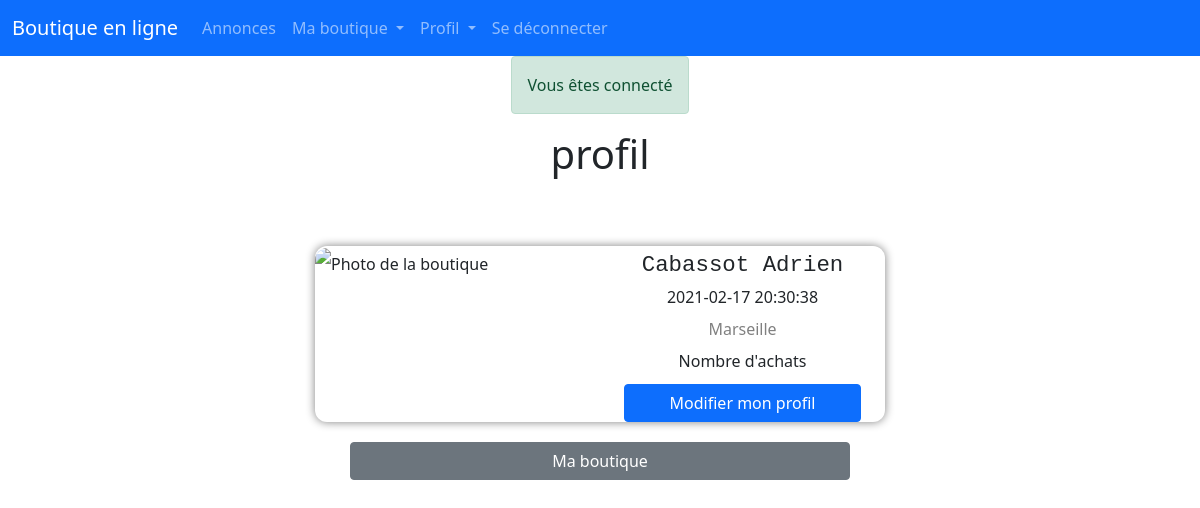
The app's page /userprofil/profil (signed in) with its own data.
### tables this page shows
CREATE TABLE IF NOT EXISTS `user` (
  `id` int(11) NOT NULL AUTO_INCREMENT,
  `droit_id` int(11) DEFAULT NULL,
  `nom` varchar(50) NOT NULL,
  `prenom` varchar(50) NOT NULL,
  `create_at` datetime NOT NULL DEFAULT CURRENT_TIMESTAMP,
  `email` varchar(255) NOT NULL,
  `password` varchar(255) NOT NULL,
  PRIMARY KEY (`id`),
  KEY `droit_id` (`droit_id`)
);

CREATE TABLE IF NOT EXISTS `adresse_particulier` (
  `id` int(11) NOT NULL AUTO_INCREMENT,
  `boutique_id` int(11) DEFAULT NULL,
  `user_id` int(11) DEFAULT NULL,
  `adresse` varchar(100) NOT NULL,
  `code` int(11) NOT NULL,
  `ville` varchar(50) NOT NULL,
  PRIMARY KEY (`id`),
  KEY `users_id` (`user_id`),
  KEY `boutique_id` (`boutique_id`)
);

### Controllers/Controller.php (called while the page is built, shortened)
<?php
abstract class Controller
{
    public function render(string $fichier, array $donnees = [], string $template = 'default')
    {
        extract($donnees);
        require_once ROOT.'/views/'.$fichier.'.php';
    }
}

### index.php (called while the page is built, shortened)
<?php
$app = new Main();
$app->start();

### Models/UserModel.php (called while the page is built, shortened)
<?php
class UserModel extends Model
{
   public function __construct()
   {
       $this->table = 'user';
   }
}

### Core/Db.php (called while the page is built, shortened)
<?php
class Db extends PDO
{
    private static $instance;
    private function __construct()
    {
        $_dsn = 'mysql:dbname='. self::DBNAME . ';host=' . self::DBHOST;
    }
    public static function getInstance():self
    {
        if(self::$instance === null){
            self::$instance = new self();
        }
        return self::$instance;
    }
}

### Models/Model.php (called while the page is built, shortened)
<?php
class Model extends Db
{
    protected $table;
    public function find(int $id)
    {
        return $this->requete("SELECT * FROM $this->table WHERE id = $id")->fetch();
    }
    public function requete(string $sql, array $attributs = null)
    {
        $this->db = Db::getInstance();
        if ($attributs !== null) {
            $query = $this->db->prepare($sql);
            $query->execute($attributs);
            return $query;
        } else {
            return $this->db->query($sql);
        }
    }
}

### Models/AdresseParticulierModel.php (called while the page is built, shortened)
<?php
class AdresseParticulierModel extends Model
{
    public function __construct()
    {
        $this->table = 'adresse_particulier';
    }
    public function findAdresse($user_id)
    {
        return $this->requete("SELECT * FROM $this->table WHERE user_id = $user_id")->fetch();
    }
}

### Views/user/profil.php (the view, shortened to what this page needs)
<?php
if (isset($_SESSION['success'])) {
    echo '<div class="alert alert-success text-center" role="alert">' . $_SESSION['success'] . '</div>';
}
?>
<h1>profil</h1>
<section class="profil_profil">
    <section class="profil_user">
        <section class="photo">
            <?php
            if (empty($photo->photo)) { ?>
                <img src="../public/img/default/avatar.jpg" alt="Photo de la boutique">
            <?php
            } else { ?>
                <img src="../public/img/avatar/<?= $photo->photo ?>" alt="Photo de la boutique">
            <?php
            }
            ?>
        </section>
        <section class="description">
            <div class="nom"><?= ucfirst($user->nom) . ' ' . ucfirst($user->prenom) ?></div>
            <div class="date"><?= $user->create_at ?></div>
            <div class="ville"><?php if (isset($adresse) AND $adresse !== false){
                echo $adresse->ville;
            }else {
                echo "Pas d'adresse renseignée";
            } ?></div>
            <div class="achat">Nombre d'achats</div>
            <div class="modifier"><a class="btn btn-primary text-center col-10" href="<?= ACCUEIL ?>user/profil">Modifier mon profil</a></div>
        </section>
    </section>
    <section class="boutique">
        <div class="boutique">
        <?php
        if ($_SESSION['user']['droit'] != 10) { ?>
            <a class="btn btn-secondary text-center col-10" href="<?= ACCUEIL ?>creer/index">Crée ta boutique</a>
            <?php
        }else { ?>
            <a class="btn btn-secondary text-center col-10" href="<?= ACCUEIL ?>boutiqueAccueil/accueilpar">Ma boutique</a>
            <?php
        } ?>
        </div>
    </section>
</section>

### public/css/style.css (style rules this page uses)
*, a { box-sizing: border-box; margin: 0; text-decoration: none; }
.profil_profil { width: 100%; display: flex; flex-direction: column; background-color: white; justify-content: center; align-items: center; }
.profil_user { display: flex; margin-top: 60px; margin-bottom: 20px; justify-content: center; align-items:flex-start; min-width: 570px; box-shadow: 0 0 10px grey; border-radius: 12px; line-height: 2em; }
.profil_user .nom { margin-top: 3px; font-family: monospace; font-size: 1.4em; }
.profil_user .ville { color: grey; }
.profil_user .achat { margin-bottom: 7px; }
.profil_user .photo { width: 50%; min-width: 280px; }
.profil_user .photo img { border-top-left-radius: 12px; border-bottom-left-radius: 12px; height: 200px; width: 280px; }
.profil_user .description { width: 50%; min-width: 280px; text-align: center; }
.profil_profil .boutique { display: flex; justify-content: center; min-width: 600px; }

### records on screen
user: nom "Cabassot", prenom "Adrien", create_at "2021-02-17 20:30:38"
adresse_particulier: ville "Marseille"

### other values on screen
$_SESSION['success'] "Vous êtes connecté"
